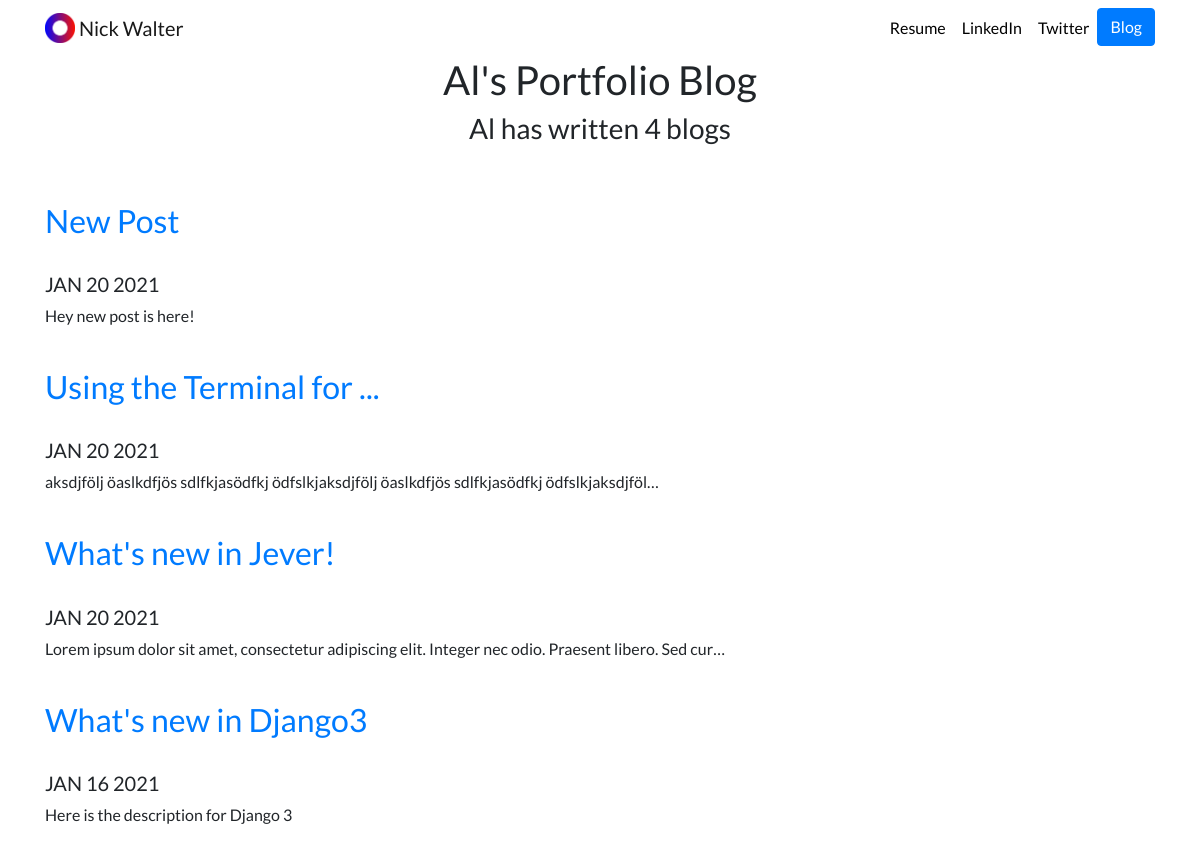
Screenshot of /blog/ with the database file from the repository.
### blog/models.py (models this page shows, shortened)
class Blog(models.Model):
    title = models.CharField(max_length=200)
    date = models.DateField()
    description = models.TextField()

### blog/views.py (the view)
# urls.py: path('', views.all_blogs, name = 'all_blogs'),
def all_blogs(request):
    blogs = Blog.objects.order_by('-date')
    return render(request, "blog/all_blogs.html", {'blogs':blogs})

### blog/templates/blog/all_blogs.html
{% extends 'portfolio/base.html' %} {% block content %}
<div class="container text-center">
    <h1>Al's Portfolio Blog</h1>
    <h3>Al has written {{ blogs.count }} blog{{ blogs.count|pluralize}}</h3>
    <br>
</div>
<div>
    <br> {% for blog in blogs %}
    <a href="{% url 'blog:detail' blog.id %}">
        <h2>{{ blog.title }}</h2>
    </a>
    <br>
    <h5>{{ blog.date|date:'M d Y'|upper }}</h5>
    <p>{{ blog.description|striptags|truncatechars:100 }}</p>
    <br> {% endfor %}
</div>
{% endblock %}

### portfolio/static/portfolio/custom.css (style rules this page uses)
body { font-family: 'Lato', sans-serif; }

### rows the page displays
Blog: title "New Post", date "JAN 20 2021", description "Hey new post is here!"
Blog: title "Using the Terminal for ...", date "JAN 20 2021", description "aksdjfölj öaslkdfjös sdlfkjasödfkj ödfslkjaksdjfölj öaslkdfjös sdlfkjasödfkj ödfslkjaksdjföl…"
Blog: title "What's new in Jever!", date "JAN 20 2021", description "Lorem ipsum dolor sit amet, consectetur adipiscing elit. Integer nec odio. Praesent libero. Sed cur…"
Blog: title "What's new in Django3", date "JAN 16 2021", description "Here is the description for Django 3"

### other values shown
{{ blogs.count }} "4"
